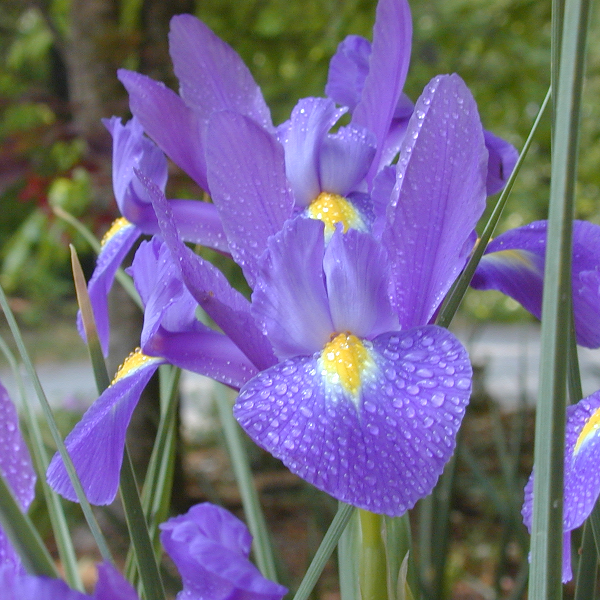
#> input picture dataset/flores.tif, 600 x 600 px
$ jupyter execute '02-Lectura, visualización y escritura de imágenes en Python.ipynb'
#> lines starting #> are read from the running program, lines starting #| are printed output that depends on the picture
# Procesamiento de imágenes #02
### Lectura, visualización y escritura de imágenes en Python

Dra. C. Miriela Escobedo Nicot

### Preparando el entorno de trabajo

#### Software requerido

- Python 3

Con las siguientes bibliotecas:

- `pylab`
- `numpy`
- `scipy`
- `matplotlib`
- `scikit-image`

Para facilitar el proceso de instalación se recomienda instalar [Anaconda](https://www.anaconda.com/distribution/) para **Python 3**, que es una distribución de Python que incluye todas las bibliotecas necesarias para trabajar en este curso. Se recomienda utilizar <b>Jupyter Notebook</b> para la codificación para mayor comodidad.

<b>En todo código del curso se utilizará inicialmente la sentencia:</b>

[cell 1]
from pylab import *

Para importar las funciones iniciales necesarias para trabajar con imágenes.

### Lectura de imagenes

Las imagenes son leídas utilizando la función `imread` a la cuál se le pasa como parámetro la ruta donde se encuentra la imágen y nos devuelve la matriz correspondiente, la cuál podemos almacenar en una variable para posteriormente realizar el procesamient y/o visualización.

[cell 2]
A = imread('dataset/flores.tif')
#> A is the input picture: shape (600, 600, 3); mean R, G, B 115.1, 105.9, 137

En la línea anterior hemos cargado la imagen que se encuentra dentro de la carpeta `dataset` con el nombre `flores.tif`y hemos almacenado su matriz correspondiente en la variable `A`.

Podemos imprimir el contenido de `A`y notar que la variable efectivamente contiene la matriz correspondiente a la imagen que hemos cargado.

[cell 3]
A

Para conocer con que tipo de imagen estamos tratando contamos con las propiedades `shape` y `dtype`, para conocer las dimensiones de la imágen y el tipo de valores numéricos que almacena:

[cell 4]
A.shape
#> Out = (600, 600, 3)

En este caso estamos tratando con una imágen a color (porque la útlima dimensión es 3 correspondiente a los valores de RGB) , y que tiene una resolución de 600 x 600 pixeles.

[cell 5]
A.dtype

Y podemos ver que el tipo de dato utilizado son enteros sin signo de 8 bits

### Visualización de imágenes

Las imágenes se muestran utilizando la función `imshow`, a la cual pasamos como parámetro la variable que contiene la matriz correspondiente a la imagen que queremos visualizar.

[cell 6]
imshow(A)

### Extracción de componentes de una imagen en color

Recordemos que la variable A almacena la matriz de la imagen en color, podemos extraer cada componente RGB como una matriz independiente utilizando los indices de la matriz. Debemos tener en cuenta que en Python los indices de los arreglos y matrices van de $0$ a $n$, tomando como $n$ el tamaño.

[cell 7]
R = A[:,:,0] # Extraer la primera componente Red
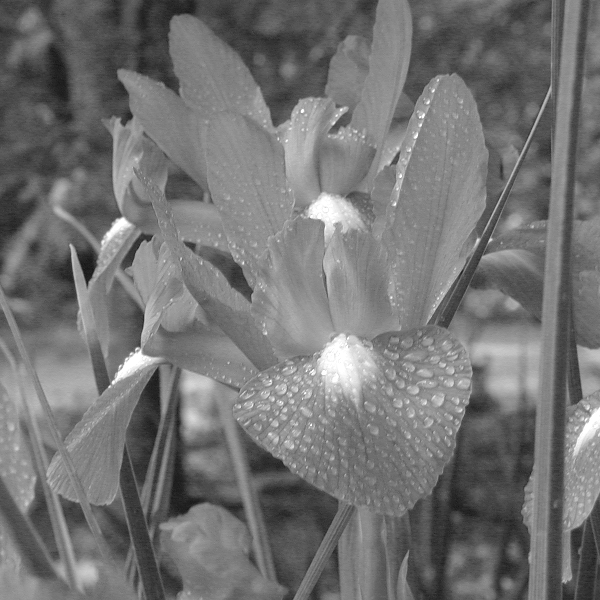
#> R: shape (600, 600); min 20, max 255, mean 115.1
G = A[:,:,1] # Extrer la segunda componente Green
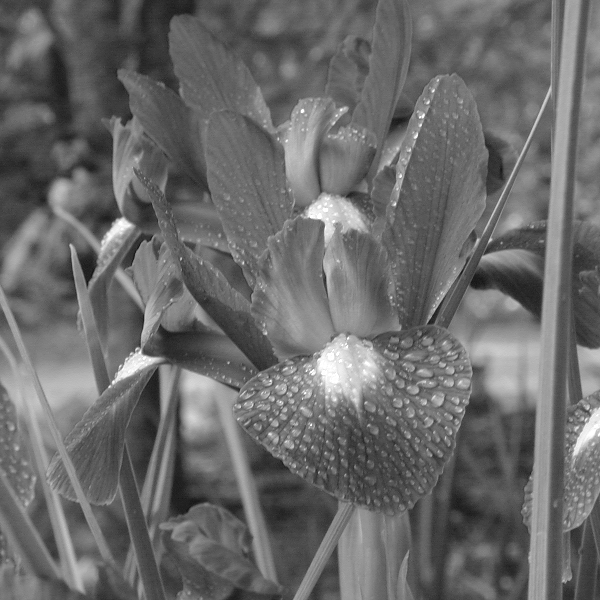
#> G: shape (600, 600); min 15, max 255, mean 105.9
B = A[:,:,2] # Extrer la tercera componente Blue
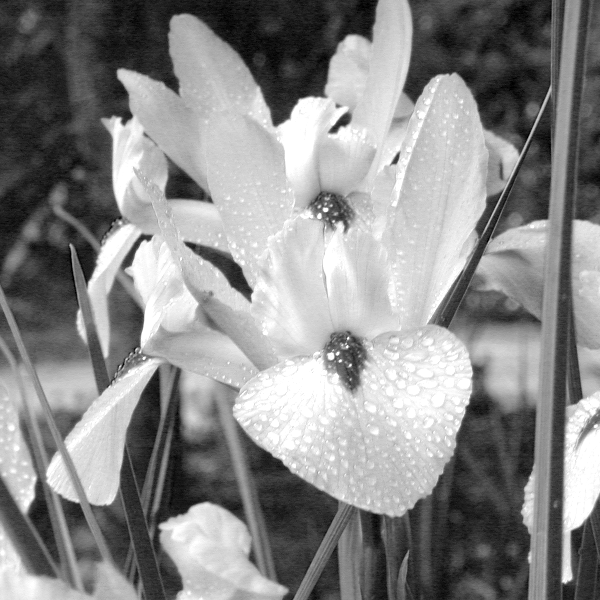
#> B: shape (600, 600); min 0, max 255, mean 137

Y podemos visualizar cada componente de manera independiente utilizando `imshow`, en este caso cada matriz extraída por cada componente tiene una dimensión de (600, 600, 1) por lo que para visualizarla correctamente es preferible utilizar un mapa de color en escala de grises, esto se hace configurando el parámetro `cmap` de la función `imshow` y otorgándole el valor <b>"gray"</b>

[cell 8]
R.shape # Mostrar dimensión de de las componentes extraídas (600, 600)
#> Out = (600, 600)

[cell 9]
R # Mostrar que la componente también es una matriz

[cell 10]
## Visualizar componentes en escala de grises

imshow(R, cmap="gray")

[cell 11]
imshow(G, cmap="gray")

[cell 12]
imshow(B, cmap="gray")

En ocasiones resulta más cómodo poder visalizar varias imágenes a la vez.
Para esto podemos utilizas la función `subplots` a la cual pasamos como parámetros la cantidad de filas y columnas que utilizaremos para organizar nuestras imágenes, y las dimensiones de cada una de ellas. Esta función nos devuelve dos parametros, el primero de ellos lo descartaremos utilizando `_`, y el segundo es una matriz donde cada elemento le corresponde a un lienzo que utilizaremos para llamar a la función `imshow` y mostrar la imagen que deseemos.

[cell 13]
_, ((ax0, ax1), (ax2, ax3)) = subplots(2, 2, figsize=(10, 10))

ax0.imshow(R, cmap="gray")
ax1.imshow(G, cmap="gray")
ax2.imshow(B, cmap="gray")
ax3.imshow(A)
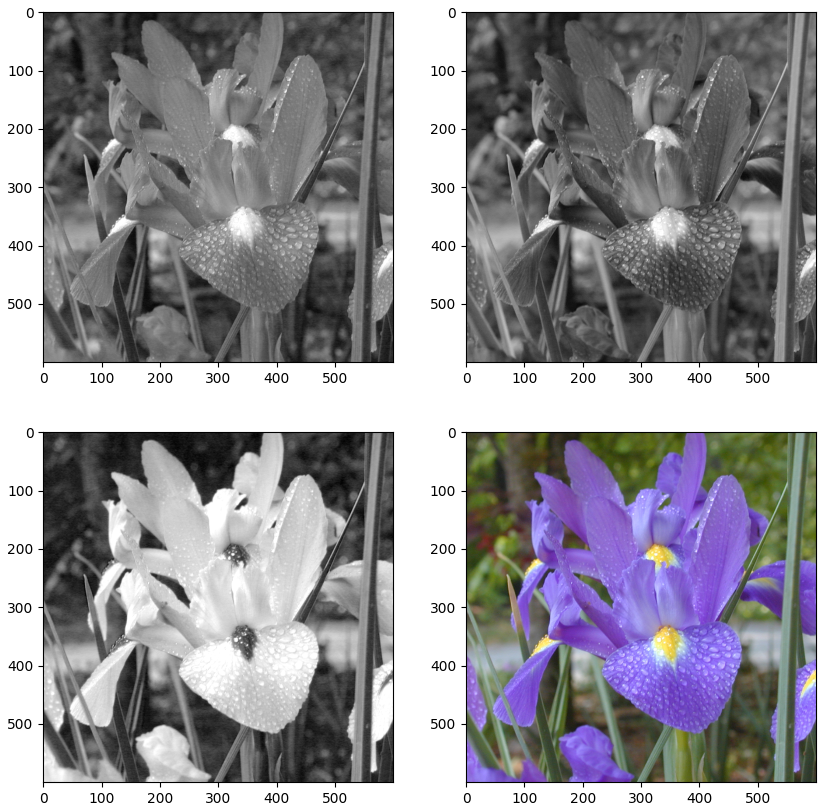
#> figure drawn by matplotlib, 4 panels

En el siguiente ejemplo vemos como se muestran las componentes RGB sin utilizar el mapa de color a escala de grises.

[cell 14]
_, ((ax0, ax1), (ax2, ax3)) = subplots(2, 2, figsize=(10, 10))

ax0.imshow(R)
ax1.imshow(G)
ax2.imshow(B)
ax3.imshow(A)

Ahora supongamos que queremos observar cada imagen de cada componente RGB pero con su color correspondiente.

Intutivamente lo que se nos ocurre es conservar los valores de la imagen en la componente que deseamos visualizar y el resto ponerlos a cero.

Comencemos por crear una matriz con las mismas dimensiones de $A$, que es donde almacenamos nuestra imagen original pero con todos sus valores a $0$ esto se puede lograr facilmente utilizando la función `zeros_like` de la siguiente manera.

[cell 15]
T = zeros_like(A)

Ahora tenemos en $T$ una matriz con las mismas dimensiones de $A$ pero con todos sus valores a $0$

[cell 16]
T.shape
#> Out = (600, 600, 3)

[cell 17]
imshow(T) # Todos los valore estan a cero

Solo nos resta copiar cada componente en su lugar correspondiente e ir almacenando el valor resultante para mostrarlo luego.

[cell 18]
T[:,:,0] = R # Asiganmos el valor de la componete R en s lugar correspondiente
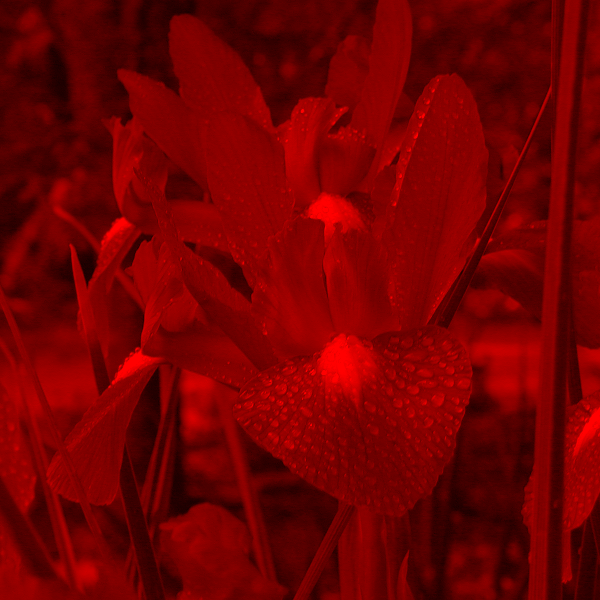
#> T: shape (600, 600, 3); mean of channels 0, 1, 2 115.1, 0, 0; drawn as R, G, B
RR = T # Guardamos el resultado

Volvemos a crear otra matriz para el resto de las componentes y repetimos el procedimiento

[cell 19]
T = zeros_like(A)
T[:,:,1] = G
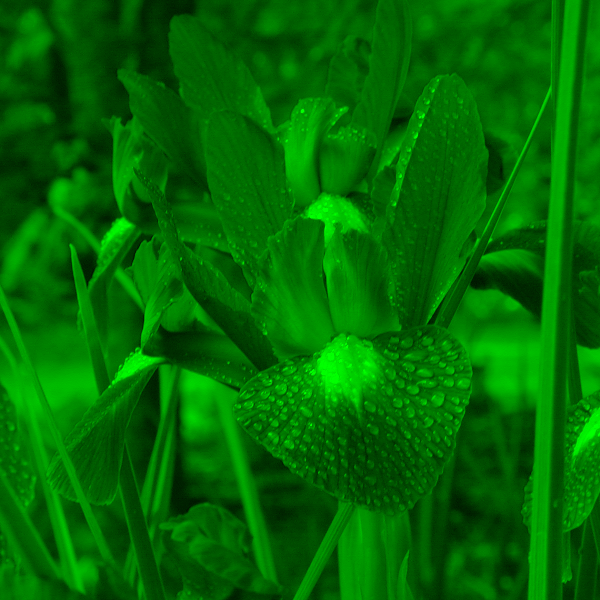
#> T: shape (600, 600, 3); mean of channels 0, 1, 2 0, 105.9, 0; drawn as R, G, B
GG = T

[cell 20]
T = zeros_like(A)
T[:,:,2] = B
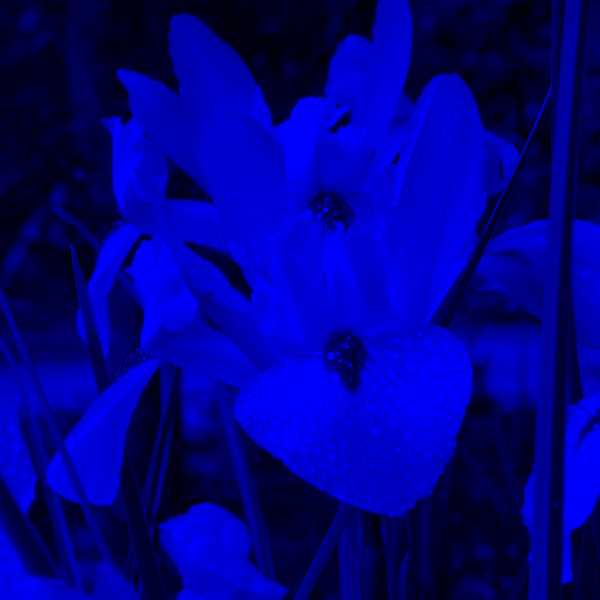
#> T: shape (600, 600, 3); mean of channels 0, 1, 2 0, 0, 137; drawn as R, G, B
BB = T

Ahora tenemos tres matrices $RR, GG, BB$ con los valores de cada componente de la imagen original $A$ en su lugar correspondiente y podemos proceder a visualizar el resultado.

[cell 21]
# Obtener imagen original a partir de las componentes por separado

original = zeros_like(A)

original[:,:,0] = R
original[:,:,1] = G
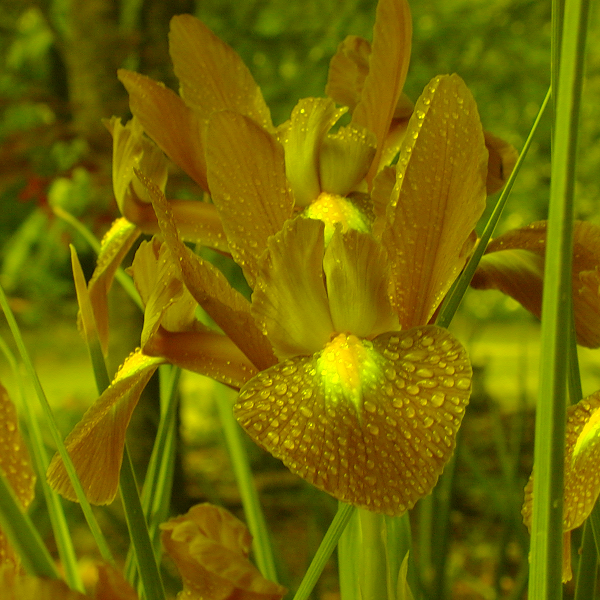
#> original: shape (600, 600, 3); mean of channels 0, 1, 2 115.1, 105.9, 0; drawn as R, G, B
original[:,:,2] = B

[cell 22]
_, ((ax0, ax1), (ax2, ax3)) = subplots(2, 2, figsize=(10, 10))

ax0.imshow(RR)
ax1.imshow(GG)
ax2.imshow(BB)
ax3.imshow(original)

Y así obtenemos los tres canales de la imagen por separado y visualizados a color. Como podemos ver la imagen original es el resultado de la combinación de todas las componentes.

### Convertir una imagen a color en escala de grises (rgb2gray)

En este caso tendremos que importar la función `rgb2gray` que tenemos disponible en la biblioteca `skimage`

[cell 23]
from skimage.color import rgb2gray

Y llamar a la función pasandole como parámetro la matriz de nuestra imagen y almacenar el valor en una nueva variable.

[cell 24]
AG = rgb2gray(A)

[cell 25]
AG.shape # Se observa que ahora tiene un solo canal
#> Out = (600, 600)

[cell 26]
imshow(AG, cmap="gray") # Visualización de la imagen

### Escritura de imágenes

Una vez tenemos nuestra imagen como resultado de alguna operación que hemos realizado sobre la imágen original, nos puede interesar guardarla en disco. Para ello utilizamos la función `imwrite`, a la cuál pasamos como parámetros la matriz de la imagen que deseamos guardar y la ruta para el fichero, es importante colocar en el nombre del fichero la extensión que representa el formato en el que queremos guardar nuestra imagen.

Supongamos que hemos realizado la siguiente operación de eliminar el canal G de nuestra imagen original y queremos guardar el resultado en una imagen con formato JPG.

[cell 27]
T = zeros_like(A)

T[:,:,0] = R
T[:,:,2] = B
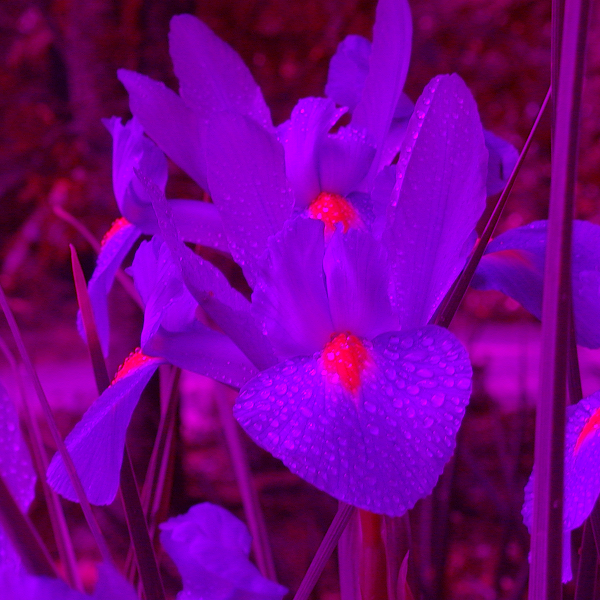
#> T: shape (600, 600, 3); mean of channels 0, 1, 2 115.1, 0, 137; drawn as R, G, B

[cell 28]
imshow(T)

[cell 29]
### Guardar el resultado

imsave("dataset/outputs/flores_sin_g.jpg", T)

Para guardar imágenes en escala de grises solo hay que especificar al igual que con imshow el mapa de color a utilizar.

[cell 30]
### Guardar imagen en escala de grises
imsave("dataset/outputs/flores_gray.png", AG, cmap="gray")

$ run again, with dataset/mandril_color.tif copied over dataset/flores.tif
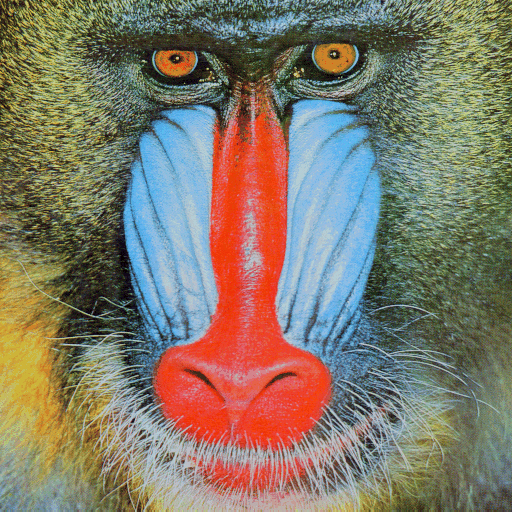
#> input picture dataset/mandril_color.tif, 512 x 512 px
#> A is the input picture: shape (512, 512, 3); mean R, G, B 129.6, 121.6, 105.2
#> `imsave("dataset/outputs/flores_sin_g.jpg", T)`:
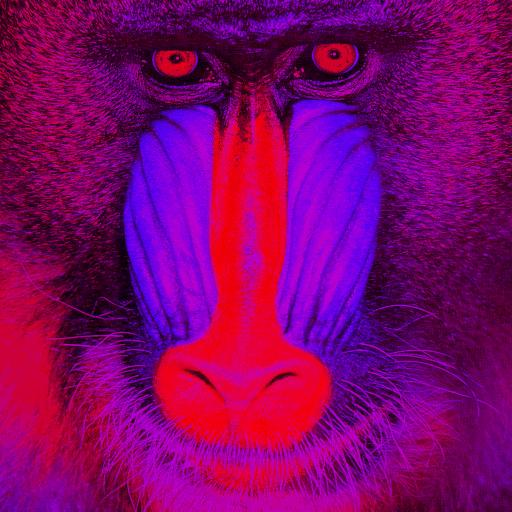
#> saved as flores_sin_g.jpg: shape (512, 512, 3); mean R, G, B 129.6, 2.8, 105.2
#> `imsave("dataset/outputs/flores_gray.png", AG, cmap="gray")`:
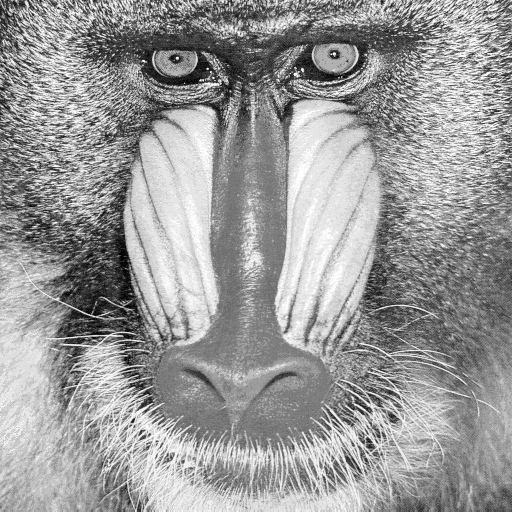
#> saved as flores_gray.png: shape (512, 512, 3); min 0, max 255, mean 153.3

$ run again, with dataset/balloon.jpg saved as dataset/flores.tif
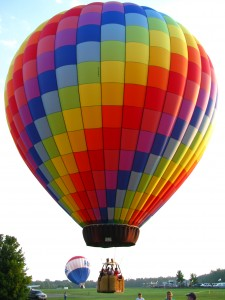
#> input picture dataset/balloon.jpg, 225 x 300 px
#> A is the input picture: shape (300, 225, 3); mean R, G, B 170.1, 140.5, 129.3
#> `AG = rgb2gray(A)`:
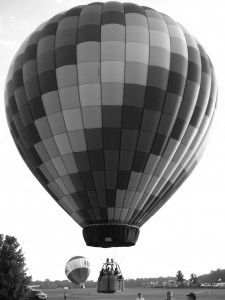
#> AG: shape (300, 225) float64; min 0.0331, max 1, mean 0.572
#> `imsave("dataset/outputs/flores_sin_g.jpg", T)`:
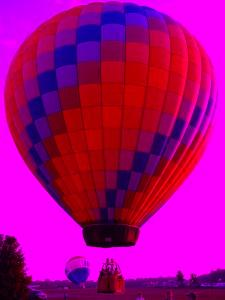
#> saved as flores_sin_g.jpg: shape (300, 225, 3); mean R, G, B 170.1, 1.5, 129
